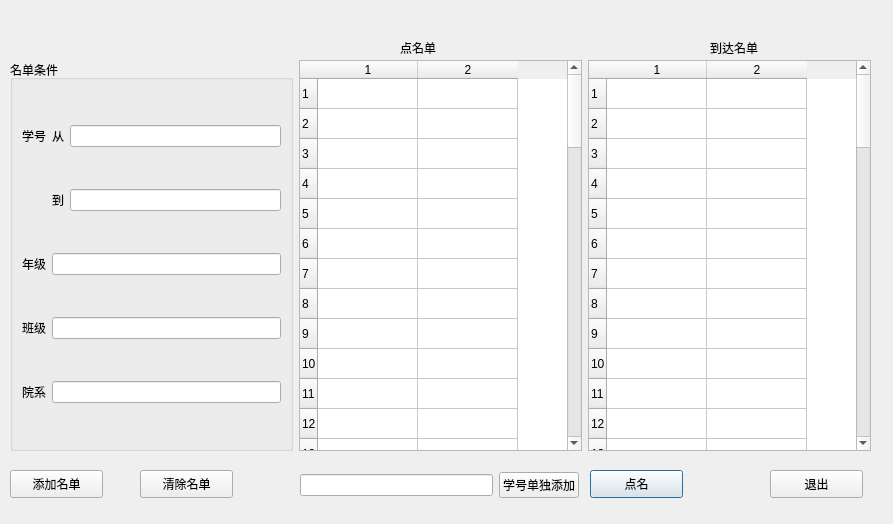
<?xml version="1.0" encoding="UTF-8"?>
<ui version="4.0">
 <class>Dialog</class>
 <widget class="QDialog" name="Dialog">
  <property name="geometry">
   <rect>
    <x>0</x>
    <y>0</y>
    <width>893</width>
    <height>524</height>
   </rect>
  </property>
  <property name="windowTitle">
   <string>Dialog</string>
  </property>
  <widget class="QLabel" name="label">
   <property name="geometry">
    <rect>
     <x>400</x>
     <y>40</y>
     <width>72</width>
     <height>15</height>
    </rect>
   </property>
   <property name="text">
    <string>点名单</string>
   </property>
  </widget>
  <widget class="QLabel" name="label_2">
   <property name="geometry">
    <rect>
     <x>710</x>
     <y>40</y>
     <width>72</width>
     <height>15</height>
    </rect>
   </property>
   <property name="text">
    <string>到达名单</string>
   </property>
  </widget>
  <widget class="QPushButton" name="pushButton">
   <property name="geometry">
    <rect>
     <x>590</x>
     <y>470</y>
     <width>93</width>
     <height>28</height>
    </rect>
   </property>
   <property name="text">
    <string>点名</string>
   </property>
  </widget>
  <widget class="QPushButton" name="pushButton_2">
   <property name="geometry">
    <rect>
     <x>770</x>
     <y>470</y>
     <width>93</width>
     <height>28</height>
    </rect>
   </property>
   <property name="text">
    <string>退出</string>
   </property>
  </widget>
  <widget class="QPushButton" name="pushButton_3">
   <property name="geometry">
    <rect>
     <x>10</x>
     <y>470</y>
     <width>93</width>
     <height>28</height>
    </rect>
   </property>
   <property name="text">
    <string>添加名单</string>
   </property>
  </widget>
  <widget class="QPushButton" name="pushButton_5">
   <property name="geometry">
    <rect>
     <x>140</x>
     <y>470</y>
     <width>93</width>
     <height>28</height>
    </rect>
   </property>
   <property name="text">
    <string>清除名单</string>
   </property>
  </widget>
  <widget class="QWidget" name="">
   <property name="geometry">
    <rect>
     <x>10</x>
     <y>60</y>
     <width>861</width>
     <height>391</height>
    </rect>
   </property>
   <layout class="QHBoxLayout" name="horizontalLayout">
    <item>
     <widget class="QGroupBox" name="groupBox">
      <property name="title">
       <string>名单条件</string>
      </property>
      <layout class="QGridLayout" name="gridLayout">
       <item row="0" column="0">
        <widget class="QLabel" name="label_3">
         <property name="text">
          <string>学号</string>
         </property>
        </widget>
       </item>
       <item row="0" column="1">
        <widget class="QLabel" name="label_7">
         <property name="text">
          <string>从</string>
         </property>
        </widget>
       </item>
       <item row="0" column="2">
        <widget class="QLineEdit" name="lineEdit"/>
       </item>
       <item row="1" column="1">
        <widget class="QLabel" name="label_8">
         <property name="text">
          <string>到</string>
         </property>
        </widget>
       </item>
       <item row="1" column="2">
        <widget class="QLineEdit" name="lineEdit_5"/>
       </item>
       <item row="2" column="0">
        <widget class="QLabel" name="label_4">
         <property name="text">
          <string>年级</string>
         </property>
        </widget>
       </item>
       <item row="2" column="1" colspan="2">
        <widget class="QLineEdit" name="lineEdit_2"/>
       </item>
       <item row="3" column="0">
        <widget class="QLabel" name="label_5">
         <property name="text">
          <string>班级</string>
         </property>
        </widget>
       </item>
       <item row="3" column="1" colspan="2">
        <widget class="QLineEdit" name="lineEdit_3"/>
       </item>
       <item row="4" column="0">
        <widget class="QLabel" name="label_6">
         <property name="text">
          <string>院系</string>
         </property>
        </widget>
       </item>
       <item row="4" column="1" colspan="2">
        <widget class="QLineEdit" name="lineEdit_4"/>
       </item>
      </layout>
     </widget>
    </item>
    <item>
     <widget class="QTableWidget" name="tableWidget">
      <property name="enabled">
       <bool>true</bool>
      </property>
      <property name="editTriggers">
       <set>QAbstractItemView::NoEditTriggers</set>
      </property>
      <property name="rowCount">
       <number>60</number>
      </property>
      <property name="columnCount">
       <number>2</number>
      </property>
      <row/>
      <row/>
      <row/>
      <row/>
      <row/>
      <row/>
      <row/>
      <row/>
      <row/>
      <row/>
      <row/>
      <row/>
      <row/>
      <row/>
      <row/>
      <row/>
      <row/>
      <row/>
      <row/>
      <row/>
      <row/>
      <row/>
      <row/>
      <row/>
      <row/>
      <row/>
      <row/>
      <row/>
      <row/>
      <row/>
      <row/>
      <row/>
      <row/>
      <row/>
      <row/>
      <row/>
      <row/>
      <row/>
      <row/>
      <row/>
      <row/>
      <row/>
      <row/>
      <row/>
      <row/>
      <row/>
      <row/>
      <row/>
      <row/>
      <row/>
      <row/>
      <row/>
      <row/>
      <row/>
      <row/>
      <row/>
      <row/>
      <row/>
      <row/>
      <row/>
      <column/>
      <column/>
     </widget>
    </item>
    <item>
     <widget class="QTableWidget" name="tableWidget_2">
      <property name="enabled">
       <bool>true</bool>
      </property>
      <property name="editTriggers">
       <set>QAbstractItemView::NoEditTriggers</set>
      </property>
      <property name="sortingEnabled">
       <bool>true</bool>
      </property>
      <property name="rowCount">
       <number>60</number>
      </property>
      <property name="columnCount">
       <number>2</number>
      </property>
      <row/>
      <row/>
      <row/>
      <row/>
      <row/>
      <row/>
      <row/>
      <row/>
      <row/>
      <row/>
      <row/>
      <row/>
      <row/>
      <row/>
      <row/>
      <row/>
      <row/>
      <row/>
      <row/>
      <row/>
      <row/>
      <row/>
      <row/>
      <row/>
      <row/>
      <row/>
      <row/>
      <row/>
      <row/>
      <row/>
      <row/>
      <row/>
      <row/>
      <row/>
      <row/>
      <row/>
      <row/>
      <row/>
      <row/>
      <row/>
      <row/>
      <row/>
      <row/>
      <row/>
      <row/>
      <row/>
      <row/>
      <row/>
      <row/>
      <row/>
      <row/>
      <row/>
      <row/>
      <row/>
      <row/>
      <row/>
      <row/>
      <row/>
      <row/>
      <row/>
      <column/>
      <column/>
     </widget>
    </item>
   </layout>
  </widget>
  <widget class="QWidget" name="">
   <property name="geometry">
    <rect>
     <x>300</x>
     <y>470</y>
     <width>279</width>
     <height>30</height>
    </rect>
   </property>
   <layout class="QHBoxLayout" name="horizontalLayout_2">
    <item>
     <widget class="QLineEdit" name="lineEdit_6"/>
    </item>
    <item>
     <widget class="QPushButton" name="pushButton_4">
      <property name="text">
       <string>学号单独添加</string>
      </property>
     </widget>
    </item>
   </layout>
  </widget>
 </widget>
 <resources/>
 <connections/>
</ui>
